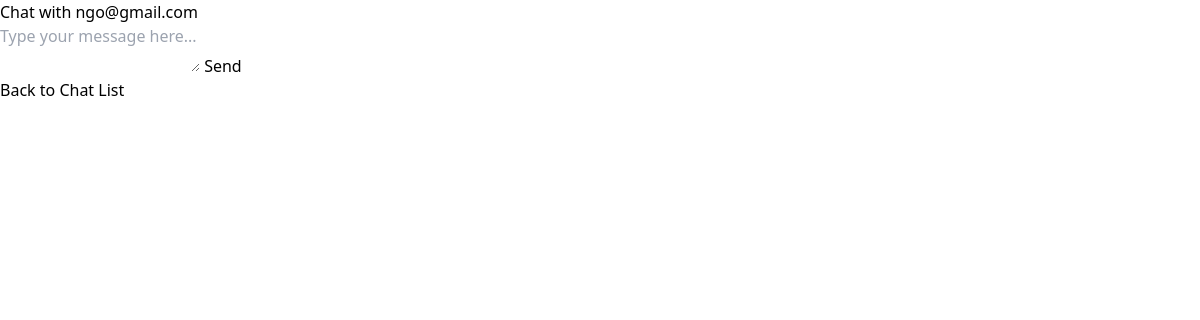
/chat/chat/ngo@gmail.com/ (signed in), run on an earlier commit of the app's database.
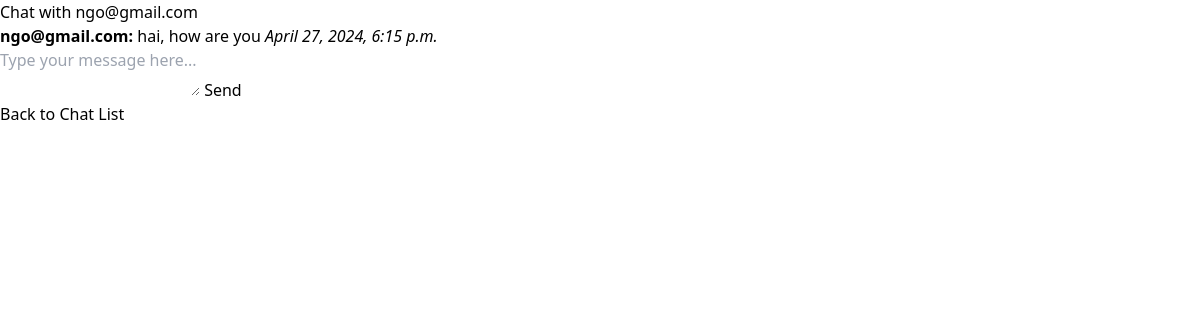
And on a later commit of the database.
### chat/models.py (models this page shows, shortened)
class Message(models.Model):
    sender = models.ForeignKey(settings.AUTH_USER_MODEL, related_name='sent_messages', on_delete=models.CASCADE)
    receiver = models.ForeignKey(settings.AUTH_USER_MODEL, related_name='received_messages', on_delete=models.CASCADE)
    message = models.TextField()
    timestamp = models.DateTimeField(auto_now_add=True)
    is_read = models.BooleanField(default=False)

### chat/views.py (the view)
# urls.py: path('chat/<str:username>/', ChatDetailView.as_view(), name='chat_detail'),
class ChatDetailView(View):
    @method_decorator(login_required)
    def get(self, request, username, *args, **kwargs):
        other_user = User.objects.get(username=username)
        messages = Message.objects.filter(
            (Q(sender=request.user) & Q(receiver=other_user)) |
            (Q(sender=other_user) & Q(receiver=request.user))
        ).order_by('timestamp')
        return render(request, 'chat_detail.html', {'messages': messages, 'other_user': other_user})

### chat/templates/chat_detail.html (shortened to what this page needs)
<!DOCTYPE html>
<html lang="en">
<head>
    <script src="https://cdn.tailwindcss.com"></script>
    <link rel="stylesheet" href="https://cdnjs.cloudflare.com/ajax/libs/font-awesome/6.1.1/css/all.min.css" />
    <link
    rel="stylesheet"
    href="https://cdn.jsdelivr.net/npm/bootstrap-icons@1.3.0/font/bootstrap-icons.css"
    />
</head>
<body>
    <section>
        <h2>Chat with {{ other_user.username }}</h2>
        <div>
            <ul class="">
                {% for message in messages %}
                <li class="">
                    <div>
                        <strong>{{ message.sender.username }}:</strong> {{ message.message }} <em>{{ message.timestamp }}</em>
                    </div>
                </li>
                {% endfor %}
            </ul>
        </div>
        <div>
            <form method="post" action="{% url 'send_message' %}">
                <textarea name="message" placeholder="Type your message here..." required></textarea>
                <button type="submit">Send</button>
            </form>
        </div>
        <a href="{% url 'chat_list' %}">Back to Chat List</a>
    </section>
</body>
</html>

What changed in the data, as far as the page shows it:
added Message: sender.username "ngo@gmail.com", message "hai, how are you", timestamp "April 27, 2024, 6:15 p.m."
